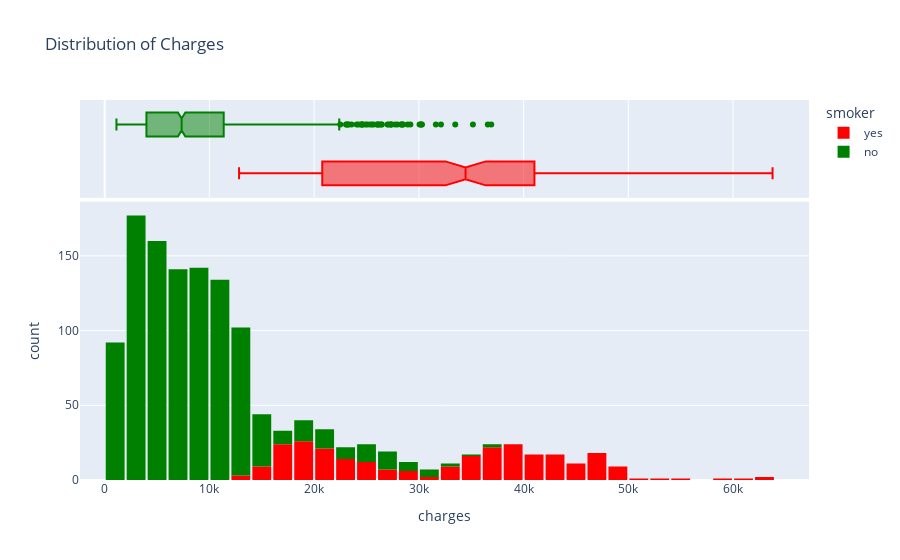

This figure's notebook cell:
### Code cell
fig3 = px.histogram(df,
                    x='charges',
                    color='smoker',
                    marginal='box',
                    color_discrete_sequence=['red', 'green'],
                    title='Distribution of Charges')
fig3.update_layout(bargap=0.1)
fig3.show()

### Figure 1 — Plotly figure (JSON) as saved in the notebook; plotly's stock layout.template omitted (floating-point values rounded to 4 significant figures; data arrays with more than 128 entries replaced by an {"elided": "..."} marker saying what was removed)
{"data": [{"alignmentgroup": "True", "bingroup": "x", "hovertemplate": "smoker=yes<br>charges=%{x}<br>count=%{y}<extra></extra>", "legendgroup": "yes", "marker": {"color": "red", "pattern": {"shape": ""}}, "name": "yes", "offsetgroup": "yes", "orientation": "v", "showlegend": true, "type": "histogram", "x": {"elided": "274 float values"}, "xaxis": "x", "yaxis": "y"}, {"alignmentgroup": "True", "hovertemplate": "smoker=yes<br>charges=%{x}<extra></extra>", "legendgroup": "yes", "marker": {"color": "red"}, "name": "yes", "notched": true, "offsetgroup": "yes", "showlegend": false, "type": "box", "x": {"elided": "274 float values"}, "xaxis": "x2", "yaxis": "y2"}, {"alignmentgroup": "True", "bingroup": "x", "hovertemplate": "smoker=no<br>charges=%{x}<br>count=%{y}<extra></extra>", "legendgroup": "no", "marker": {"color": "green", "pattern": {"shape": ""}}, "name": "no", "offsetgroup": "no", "orientation": "v", "showlegend": true, "type": "histogram", "x": {"elided": "1064 float values"}, "xaxis": "x", "yaxis": "y"}, {"alignmentgroup": "True", "hovertemplate": "smoker=no<br>charges=%{x}<extra></extra>", "legendgroup": "no", "marker": {"color": "green"}, "name": "no", "notched": true, "offsetgroup": "no", "showlegend": false, "type": "box", "x": {"elided": "1064 float values"}, "xaxis": "x2", "yaxis": "y2"}], "layout": {"bargap": 0.1, "barmode": "relative", "legend": {"title": {"text": "smoker"}, "tracegroupgap": 0}, "title": {"text": "Distribution of Charges"}, "xaxis": {"anchor": "y", "domain": [0, 1], "title": {"text": "charges"}}, "xaxis2": {"anchor": "y2", "domain": [0, 1], "matches": "x", "showgrid": true, "showticklabels": false}, "yaxis": {"anchor": "x", "domain": [0, 0.7326], "title": {"text": "count"}}, "yaxis2": {"anchor": "x2", "domain": [0.7426, 1], "matches": "y2", "showgrid": false, "showline": false, "showticklabels": false, "ticks": ""}}}
